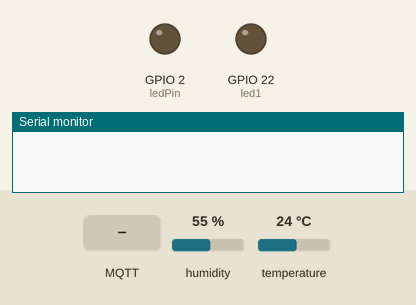
This sketch was run on a simulated ESP32. On the bench: output pins drawn as LEDs (lit = HIGH), the last lines printed to the serial monitor. Dashed ring = blinking. The test bench sets the inputs (shaded band); at power-on: humidity 55 %, temperature 24 °C. WiFi joins after 1.5 s; servers stay silent unless stated; no MQTT or app messages arrive unless stated.

Above: at 0.0 s.
At 2.33 s:
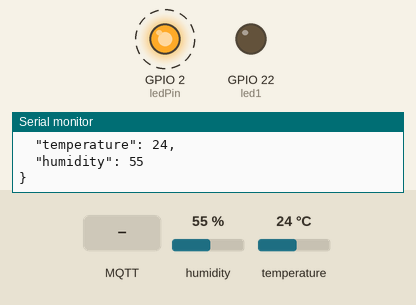
2.8 s: MQTT message "on" arrives on the first subscribed topic
6.3 s: MQTT message "off" arrives on the first subscribed topic
9.8 s: MQTT message "1" arrives on the first subscribed topic
Timing chart, 0 to 19.3 s (numbered marks = the images above; inputs shaded):
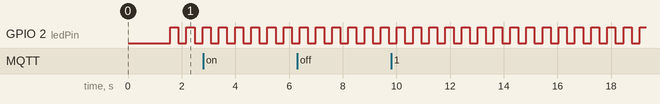

Measured:
- by itself, GPIO 2 (ledPin): alternates HIGH for 0.30 s and LOW for 0.30 s

The sketch:

PW5_partD.ino
```cpp
#include <WiFi.h>
#include "DHTesp.h"       //DHTesp by beegee_tokyo Version 1.17.0
#include <ArduinoJson.h>  //ArduinoJson by Benoit Blanchon Version 6.13.0
#include <MQTT.h>         //MQTT by Joel Gaehwiler Version 2.4.7

// Replace the next variables with your SSID/Password combination
const char* ssid = "xxxxxxxxxx";
const char* password = "xxxxxxxxxx";
WiFiClient client;

//MQTT setting
const char* broker ="xxx.xxx.xxx.xxx";  //Server PTSS
const char* unique_id = "espXX";
String topic_subscribe = "espXX/room/control";
String topic_publish = "espXX/DHT22";
MQTTClient mqtt(1024);

//DHT Pin
const byte dhtPin = 25;
DHTesp dht;

// LED Pin
const byte ledPin = 2;
const byte led1 = 22;

//Global Variable
unsigned long ledTick=0;
unsigned long sysTick=0;
float temperature=0.0,humidity=0.0;
const unsigned int TIME_INTERVAL = 15000; //15 Sec

//User Function - setup_wifi()
//------------------------------------------------
void setup_wifi() {
  delay(10);
  // We start by connecting to a WiFi network
  Serial.println();
  Serial.print("Connecting to ");
  Serial.println(ssid);

  WiFi.begin(ssid, password);

  while (WiFi.status() != WL_CONNECTED) {
    delay(500);
    Serial.print(".");
  }

  Serial.println("");
  Serial.println("WiFi connected");
  Serial.println("IP address: ");
  Serial.println(WiFi.localIP());
}
//------------------------------------------------

//User Function - setup_mqtt()
//------------------------------------------------
void setup_mqtt(){
  while(!mqtt.connect(unique_id)){
    Serial.print(".");
    delay(500);
  }
  Serial.println("MQTT connected.");
  mqtt.subscribe(topic_subscribe);
}
//------------------------------------------------

//CALL THIS FUNCTION WHEN RECEIVED MESSAGE FROM MQTT
//-------------------------------------------------------------
void messageReveived(String &topic_subscribe, String &payload){
  Serial.print("Incoming Topic:");
  Serial.println(topic_subscribe);
  Serial.print(", Payload");
  Serial.println(payload);

//Decode DATA from JSON format
//e.g.: {"value":"on"}
  DynamicJsonDocument doc(1024);
  deserializeJson (doc,payload);
  String value = doc["value"];

  Serial.println(value);

//Application according to JSON Data
  if(value == "on"){
   digitalWrite(led1,HIGH);
   Serial.println("LED on");
  }
  else if(value == "off"){
    digitalWrite(led1,LOW);
    Serial.println("LED off");
  }
}
//------------------------------------------------------------------

void setup() {
  Serial.begin(115200);
  dht.setup(dhtPin,DHTesp::DHT22);
  pinMode(ledPin, OUTPUT);
  pinMode(led1,OUTPUT);
  mqtt.begin(broker,1883,client);
  mqtt.onMessage(messageReveived);
  setup_wifi();
  setup_mqtt();
}

void loop() {
  //MQTT Running
  mqtt.loop();
  if(!mqtt.connected()){
    setup_mqtt();
  }

  //Publish Payload to MQTT every 15 Sec
  if(millis()>sysTick){
    sysTick = millis()+TIME_INTERVAL;
    humidity = dht.getHumidity();
    temperature = dht.getTemperature();
    Serial.print(dht.getStatusString());
    Serial.print("\t");
    Serial.print(temperature, 1);
    Serial.print("\t\t");
    Serial.print(humidity, 1);
    Serial.println();

    StaticJsonDocument<200>data;
    data["temperature"]=temperature;
    data["humidity"]=humidity;

    //====Debuging Message=====
    serializeJson(data,Serial);
    Serial.println();
    serializeJsonPretty(data,Serial);
    Serial.println();
    //=========================

    String payload;
    serializeJson(data,payload);

    mqtt.publish(topic_publish,payload);
  }

  //Blinking LED onboard
  if(millis()>ledTick){
    ledTick = millis()+300;
    digitalWrite(ledPin,digitalRead(ledPin)^1);
  }
}
```
